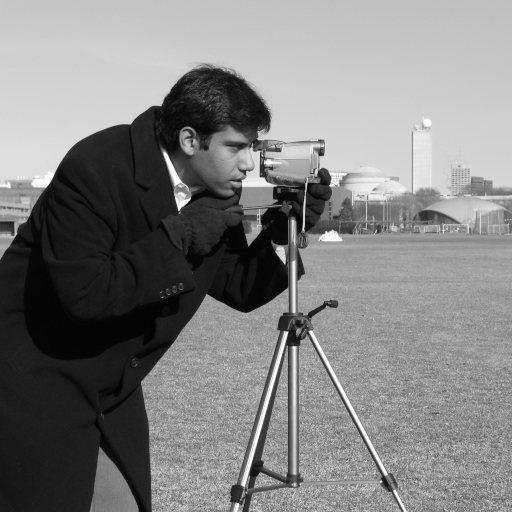
#> input picture skimage.data.camera(), 512 x 512 px
$ jupyter execute --allow-errors Untitled2.ipynb
#> lines starting #> are read from the running program, lines starting #| are printed output that depends on the picture
[cell 1]
import matplotlib.pyplot as plt
import numpy as np
import skimage
import cv2

[cell 2]
from skimage import data
from skimage import io

[cell 3]
print(data.camera())

[cell 4]
image = data.coins()
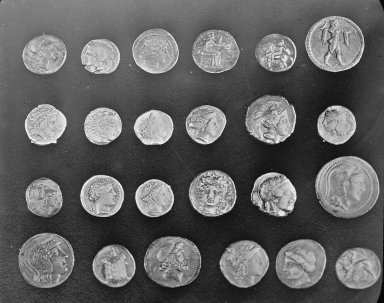
#> input picture skimage.data.coins(), 384 x 303 px
#> image is the input picture: shape (303, 384); min 1, max 252, mean 96.9
plt.imshow(image)

[cell 5]
plt.imshow(cv2.cvtColor(image, cv2.COLOR_BGR2RGB))

[cell 6]
type(image)

print(image.dtype)
#| uint8
print(image.ndim)
#| 2
print(image.size)
#| 116352
print(image.shape)
#| (303, 384)
print(image.shape[0])
#| 303
print(image.shape[1])
#| 384

[cell 7]
image = skimage.color.rgb2gray(image)

for i in range(image.shape[0]):
  for j in range(image.shape[1]):
    image[i][j] = 0;
#> image: shape (303, 384); every value is 0

[cell 8]
plt.imshow(image)

[cell 9]
plt.imshow(cv2.cvtColor(image, cv2.COLOR_BGR2RGB))

[cell 10]
hist_image = io.imread("shape.png")
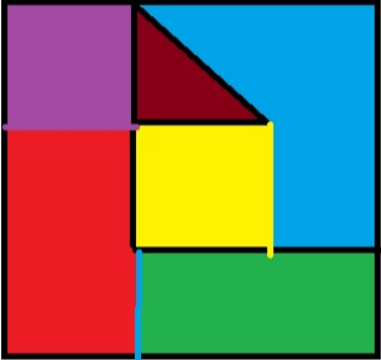
#> input picture class/shape.png, 381 x 360 px
#> hist_image is the input picture: shape (360, 381, 4); mean R, G, B, A 111.9, 114.3, 97.9, 255
plt.imshow(hist_image)

[cell 11]
plt.imshow(cv2.cvtColor(hist_image, cv2.COLOR_BGR2RGB))
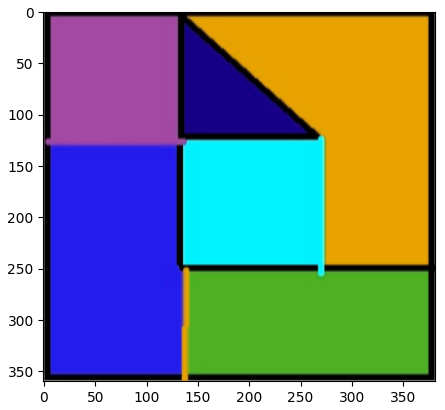
#> figure drawn by matplotlib, 1 panel; B, G, R data is drawn as R, G, B

[cell 12]
hist_image_gray = skimage.color.rgb2gray(hist_image)
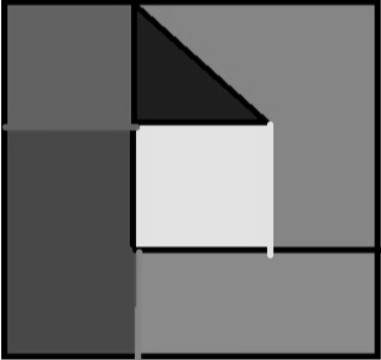
#> hist_image_gray: shape (360, 381) float64; min 0, max 1, mean 0.442

[cell 13]
image_noised = skimage.util.random_noise(image, mode="gaussian")
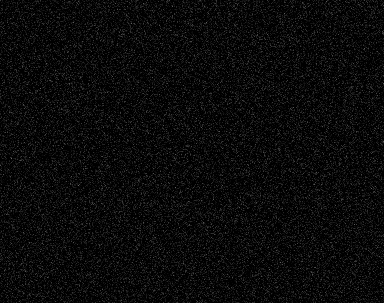
#> image_noised: shape (303, 384) float64; min 0, max 0.415, mean 0.04

#> (the rest of this cell did not finish here and is left out)
